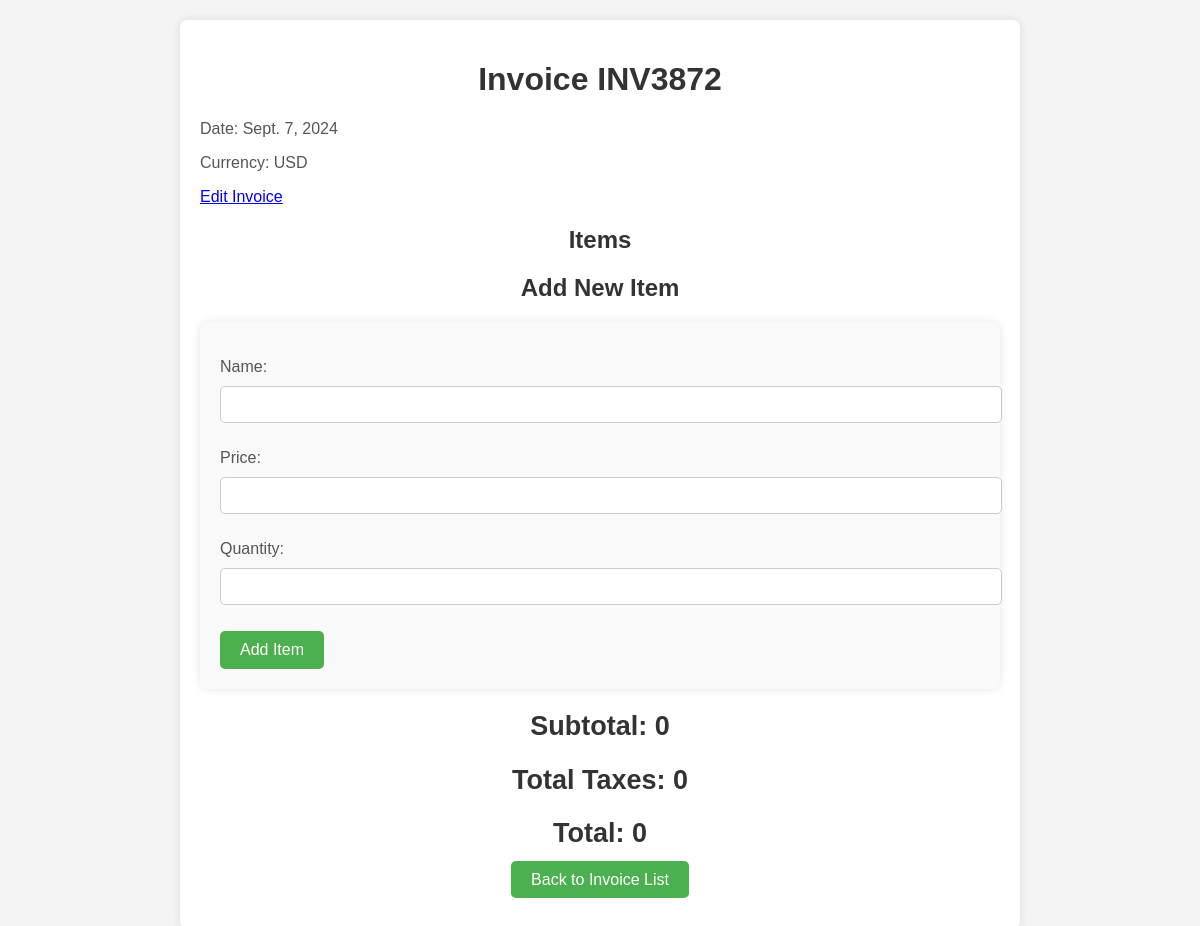
Screenshot of /invoices/4/ with the database file from the repository.
### invoices/models.py (models this page shows)
class Invoice(models.Model):
    date = models.DateField()
    invoice_number = models.CharField(max_length=20, unique=True)
    currency = models.CharField(max_length=3)
    def subtotal(self):
        return sum(item.total_price() for item in self.items.all())
    def total_taxes(self):
        return sum(item.total_taxes() for item in self.items.all())
    def total(self):
        return self.subtotal() + self.total_taxes()

### invoices/views.py (the view, shortened to what this page needs)
# urls.py: path('<int:pk>/', views.invoice_detail, name='invoice_detail'),
def invoice_detail(request, pk):
    invoice = get_object_or_404(Invoice, pk=pk)
    if request.method == 'POST':
        item_form = InvoiceItemForm(request.POST)
        if item_form.is_valid():
            new_item = item_form.save(commit=False)
            new_item.invoice = invoice
            new_item.save()
            return redirect('invoice_detail', pk=invoice.pk)
    else:
        item_form = InvoiceItemForm()
    items_with_taxes = []
    context = {
        'invoice': invoice,
        'items_with_taxes': items_with_taxes,
        'subtotal': invoice.subtotal(),
        'total_taxes': invoice.total_taxes(),
        'total': invoice.total(),
        'item_form': item_form,
    }
    return render(request, 'invoices/invoice_detail.html', context)

### invoices/forms.py
class InvoiceItemForm(forms.ModelForm):
    class Meta:
        model = InvoiceItem
        fields = ['name', 'price', 'quantity']

### invoices/templates/invoices/invoice_detail.html (shortened to what this page needs)
<!DOCTYPE html>
<html lang="en">
<head>
</head>
<body>
    <div class="container">
        <h1>Invoice {{ invoice.invoice_number }}</h1>
        <p>Date: {{ invoice.date }}</p>
        <p>Currency: {{ invoice.currency }}</p>
        <a href="{% url 'invoice_edit' invoice.id %}" class="edit-button">Edit Invoice</a>
        <h2>Items</h2>
        <h2>Add New Item</h2>
        <form method="post" class="add-item-form">
            {{ item_form.as_p }}
            <button type="submit">Add Item</button>
        </form>
        <div class="totals">
            <h2>Subtotal: {{ subtotal }}</h2>
            <h2>Total Taxes: {{ total_taxes }}</h2>
            <h2>Total: {{ total }}</h2>
        </div>
        <div class="back-button">
            <a href="{% url 'invoice_list' %}">Back to Invoice List</a>
        </div>
    </div>
</body>
</html>

### invoices/templates/invoices/invoice_detail.html (style rules this page uses)
body { font-family: Arial, sans-serif; background-color: #f4f4f4; margin: 0; padding: 20px; display: flex; justify-content: center; align-items: flex-start; min-height: 100vh; }
.container { background-color: white; padding: 20px; border-radius: 8px; box-shadow: 0 0 10px rgba(0, 0, 0, 0.1); width: 100%; max-width: 800px; }
h1, h2 { text-align: center; color: #333; }
p { font-size: 16px; color: #555; }
.totals { text-align: right; font-size: 18px; color: #333; }
.back-button { display: block; margin: 20px 0; text-align: center; }
.back-button a { background-color: #4CAF50; color: white; padding: 10px 20px; text-decoration: none; border-radius: 5px; font-size: 16px; }
.add-item-form { margin: 20px 0; padding: 20px; background-color: #f9f9f9; border-radius: 8px; box-shadow: 0 0 10px rgba(0, 0, 0, 0.1); }
.add-item-form button { background-color: #4CAF50; color: white; padding: 10px 20px; border: none; border-radius: 5px; font-size: 16px; cursor: pointer; }
.add-item-form input, .add-item-form select, .add-item-form textarea { width: 100%; padding: 10px; margin: 10px 0; border: 1px solid #ccc; border-radius: 5px; }

### rows the page displays
Invoice: invoice_number "INV3872", date "Sept. 7, 2024", currency "USD"

### other values shown
{{ subtotal }} "0"
{{ total_taxes }} "0"
{{ total }} "0"
